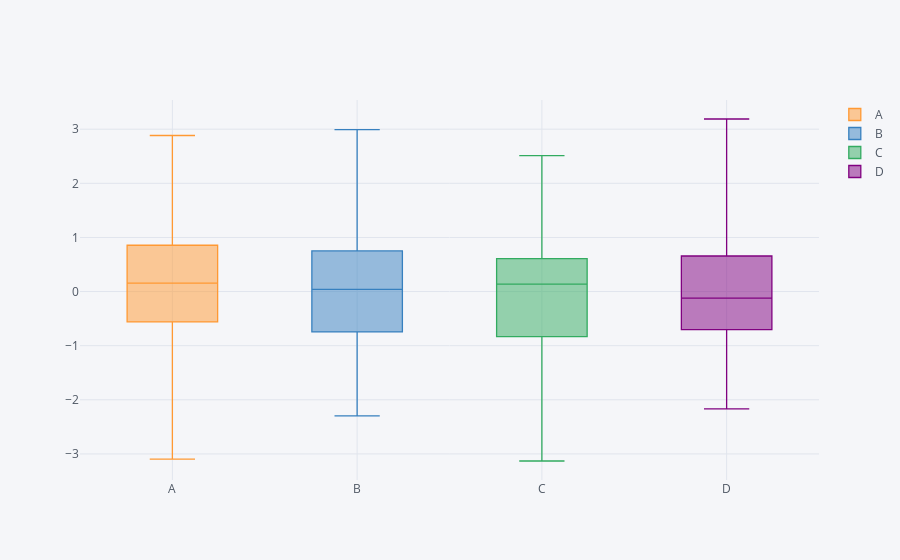

The code cell stored with this chart in its notebook:
### Markdown cell above
### Boxplots

### Code cell
configure_plotly_browser_state()
df.iplot(kind='box')
